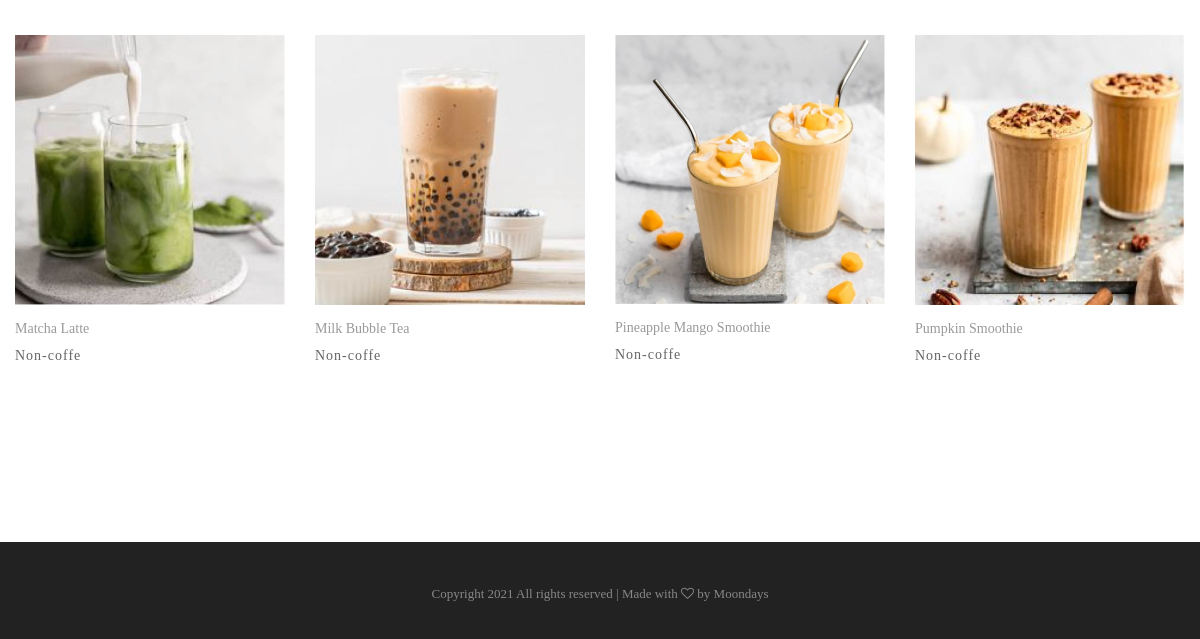
Before: /index.php?page=menu (lower part) with the older database file.
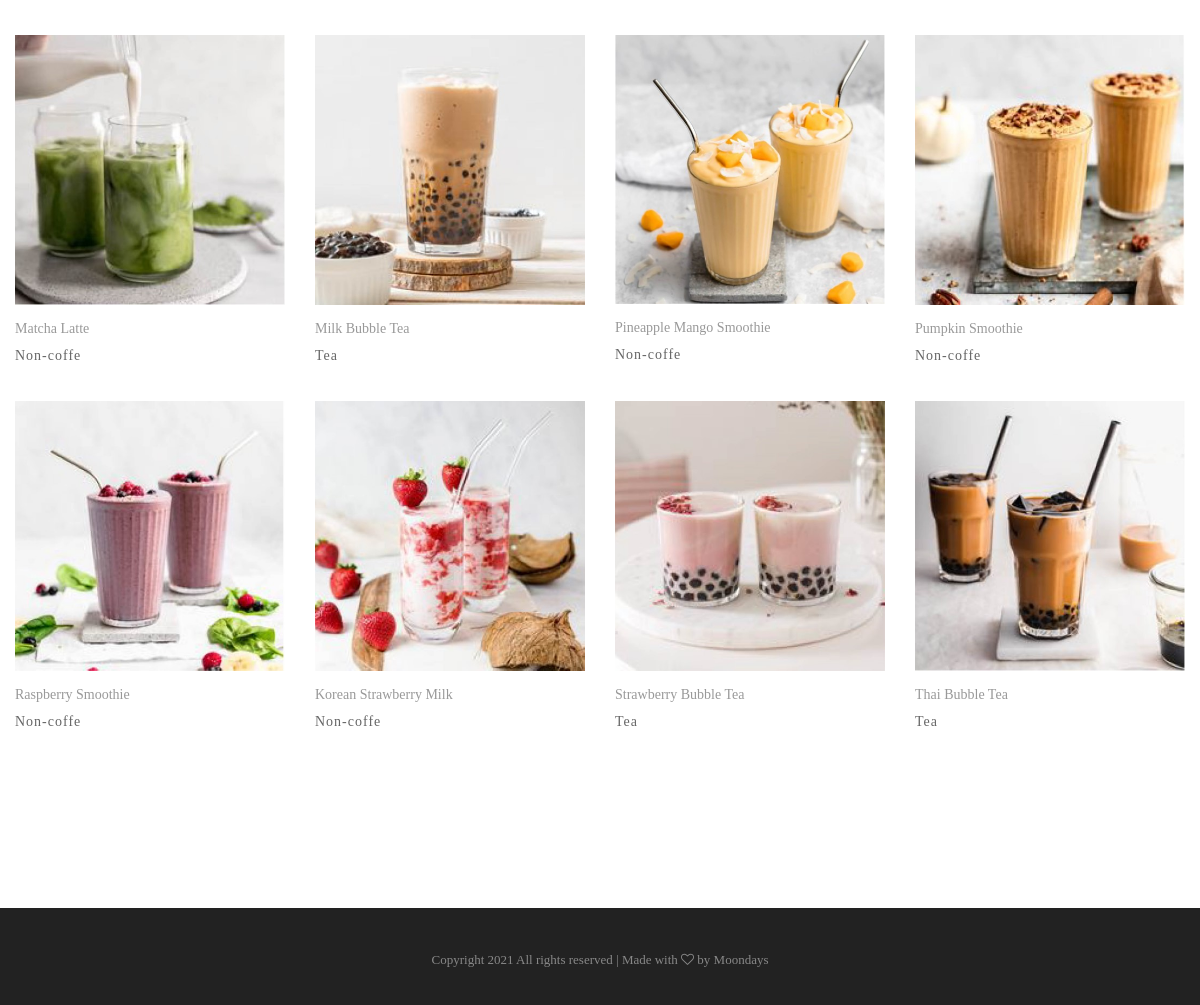
After: the same page with the newer database file.
### tables this page shows
CREATE TABLE `menu` (
  `id_menu` int(11) NOT NULL,
  `nama` varchar(100) NOT NULL,
  `deskripsi` text NOT NULL,
  `id_varian` int(11) NOT NULL,
  `foto` varchar(50) NOT NULL
);

CREATE TABLE `varian` (
  `id_varian` int(11) NOT NULL,
  `varian` varchar(50) NOT NULL
);

### index.php (called while the page is built, shortened)
<?php
  require('config/database.php');
  include("config/controller.php");
  include("config/views-user.php");
?>

### config/database.php (called while the page is built)
<?php
    class database{
        private $koneksi;
        public function __construct(){
            $host = "localhost";
            $dbname = "moonday";
            $dbuser = "root";
            $dbpass = "";
            $opts = [PDO::ATTR_ERRMODE=>PDO::ERRMODE_EXCEPTION];
            $dsn = "mysql:host=$host;charset=utf8;dbname=$dbname;";
            try{
                $this->koneksi = new PDO($dsn, $dbuser, $dbpass, $opts);
            }catch(PDOException $e){
                echo "Koneksi Gagal ".$e->getMessage();
            }
        }
        public function get_koneksi(){
            return $this->koneksi;
        }
    }
?>

### admin/models/menu.php (called while the page is built, shortened)
<?php
class menu{
    private $db;
    public function __construct(){
        $this->db = new database();
        $this->db = $this->db->get_koneksi();
    }
    public function tampil()
    {
        $show = $this->db->prepare("SELECT * FROM `menu`");
        $show->execute();
        $data = $show->fetchAll();
        return $data;
    }
}
?>

### controllers/menu.php (called while the page is built)
<?php
    require("admin/models/menu.php");
    require("admin/models/varian.php");
    $menu = new menu();
    $varian = new varian();
    $data_menu = $menu->tampil();
?>

### config/controller.php (called while the page is built)
<?php
		require("controllers/$page.php");
?>

### admin/models/varian.php (called while the page is built, shortened)
<?php
class varian{
    private $db;
    public function __construct(){
        $this->db = new database();
        $this->db = $this->db->get_koneksi();
    }
    public function tampil_id($id_varian){
        $show = $this->db->prepare("SELECT * FROM varian WHERE id_varian = ?");
        $show->bindParam(1, $id_varian);
        $show->execute();
        return $show->fetch();
    }
}
?>

### views/menu.php (the view, shortened to what this page needs)
<div class="bg0 m-t-30 p-b-140">
	<div class="container">
		<div class="row isotope-grid">
			<?php
                   foreach($data_menu as $row) {
                       $nama       = $row['nama'];
                       $id_varian  = $row['id_varian'];
                       $foto       = $row['foto'];
                       $nv         = $varian->tampil_id($id_varian)["varian"]
               ?>
			<div class="col-sm-6 col-md-4 col-lg-3 p-b-35 isotope-item <?= $nv ?>">
				<div class="block2">
					<div class="block2-pic hov-img0">
						<img src="assets/images/menu/<?= $foto ?>" alt="Img-<?= $nama ?>">
					</div>
					<div class="block2-txt flex-w flex-t p-t-14">
						<div class="block2-txt-child1 flex-col-l ">
							<p class="stext-104 cl4 hov-cl1 trans-04 js-name-b2 p-b-6">
								<?= $nama ?>
							</p>
							<span class="stext-105 cl3"><?= $nv ?></span>
						</div>
					</div>
				</div>
			</div>
			<?php } ?>
		</div>
	</div>
</div>

Changed rows visible on the page:
changed menu "Milk Bubble Tea": id_varian.varian "Non-coffe" → "Tea"
added menu: foto (picture), nama "Raspberry Smoothie", id_varian.varian "Non-coffe"
added menu: foto (picture), nama "Korean Strawberry Milk", id_varian.varian "Non-coffe"
added menu: foto (picture), nama "Strawberry Bubble Tea", id_varian.varian "Tea"
added menu: foto (picture), nama "Thai Bubble Tea", id_varian.varian "Tea"
